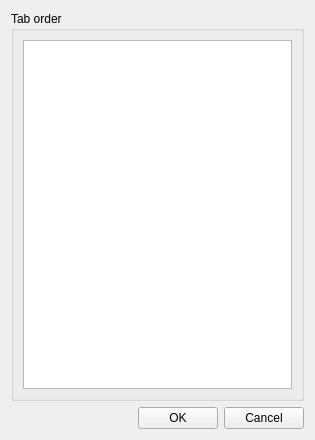
<?xml version="1.0" encoding="UTF-8"?>
<ui version="4.0">
 <class>DlgWidgetList</class>
 <widget class="QWidget" name="DlgWidgetList">
  <property name="geometry">
   <rect>
    <x>0</x>
    <y>0</y>
    <width>315</width>
    <height>440</height>
   </rect>
  </property>
  <property name="windowTitle">
   <string>Tab Order</string>
  </property>
  <property name="windowIcon">
   <iconset resource="../resource/resource.qrc">
    <normaloff>:/16x16_ico_png/tab_go.png</normaloff>:/16x16_ico_png/tab_go.png</iconset>
  </property>
  <layout class="QVBoxLayout" name="verticalLayout_2">
   <item>
    <widget class="QGroupBox" name="groupBox">
     <property name="title">
      <string>Tab order</string>
     </property>
     <layout class="QVBoxLayout" name="verticalLayout">
      <item>
       <widget class="QListWidget" name="listWidget">
        <property name="dragDropMode">
         <enum>QAbstractItemView::InternalMove</enum>
        </property>
        <property name="defaultDropAction">
         <enum>Qt::MoveAction</enum>
        </property>
        <property name="selectionMode">
         <enum>QAbstractItemView::ContiguousSelection</enum>
        </property>
       </widget>
      </item>
     </layout>
    </widget>
   </item>
   <item>
    <layout class="QHBoxLayout" name="horizontalLayout_4">
     <item>
      <spacer name="horizontalSpacer_2">
       <property name="orientation">
        <enum>Qt::Horizontal</enum>
       </property>
       <property name="sizeHint" stdset="0">
        <size>
         <width>40</width>
         <height>20</height>
        </size>
       </property>
      </spacer>
     </item>
     <item>
      <widget class="QPushButton" name="btnAccept">
       <property name="text">
        <string>OK</string>
       </property>
      </widget>
     </item>
     <item>
      <widget class="QPushButton" name="btnCancel">
       <property name="text">
        <string>Cancel</string>
       </property>
      </widget>
     </item>
    </layout>
   </item>
  </layout>
 </widget>
 <resources>
  <include location="../resource/resource.qrc"/>
 </resources>
 <connections/>
</ui>
